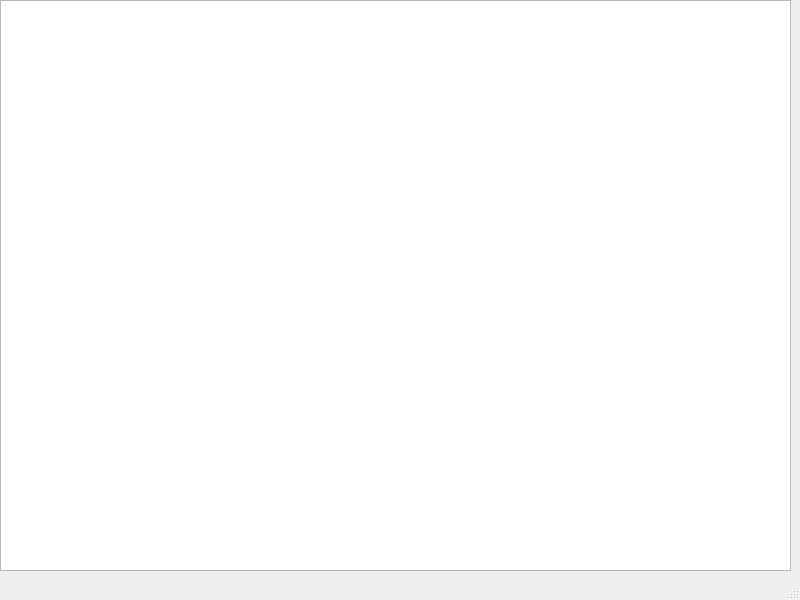
<?xml version="1.0" encoding="UTF-8"?>
<ui version="4.0">
 <class>MainWindow</class>
 <widget class="QMainWindow" name="MainWindow">
  <property name="geometry">
   <rect>
    <x>0</x>
    <y>0</y>
    <width>800</width>
    <height>600</height>
   </rect>
  </property>
  <property name="windowTitle">
   <string>MainWindow</string>
  </property>
  <widget class="QWidget" name="centralwidget">
   <widget class="QGraphicsView" name="graphicsView">
    <property name="geometry">
     <rect>
      <x>0</x>
      <y>0</y>
      <width>791</width>
      <height>571</height>
     </rect>
    </property>
   </widget>
  </widget>
  <widget class="QMenuBar" name="menubar">
   <property name="geometry">
    <rect>
     <x>0</x>
     <y>0</y>
     <width>800</width>
     <height>22</height>
    </rect>
   </property>
  </widget>
  <widget class="QStatusBar" name="statusbar"/>
 </widget>
 <resources/>
 <connections/>
</ui>
